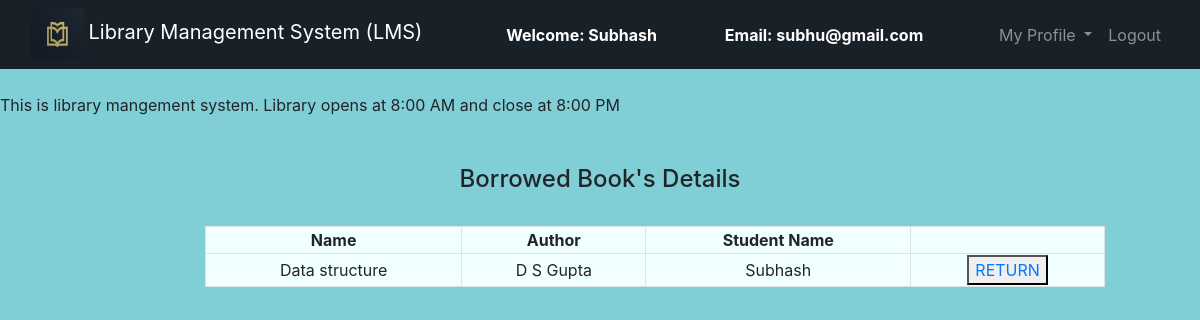
/view_borrowed_book.php?uid=4 (signed in), run on the app's committed database.
### tables this page shows
CREATE TABLE `issued_books` (
  `s_no` int(11) NOT NULL,
  `book_name` varchar(200) NOT NULL,
  `book_author` varchar(200) NOT NULL,
  `student_id` int(11) NOT NULL,
  `status` int(11) NOT NULL,
  `issue_date` longtext NOT NULL,
  `due_date` longtext NOT NULL
);

CREATE TABLE `users` (
  `id` int(11) NOT NULL,
  `name` varchar(50) NOT NULL,
  `email` varchar(100) NOT NULL,
  `password` varchar(100) NOT NULL,
  `mobile` int(10) NOT NULL,
  `address` varchar(250) NOT NULL
);

### view_borrowed_book.php (the view, shortened to what this page needs)
<?php
	$connection = mysqli_connect("localhost:3308","root","");
	$query = "select issued_books.s_no,issued_books.book_name,issued_books.book_author,users.name from issued_books,users where issued_books.status = 1 and users.id = $_GET[uid] and issued_books.student_id = users.id ";
?>
<!DOCTYPE html>
<html>
<head>
	<link rel="stylesheet" type="text/css" href="bootstrap-4.4.1/css/bootstrap.min.css">
</head>
<body style="background-color: #80ced6;">
	<nav class="navbar navbar-expand-lg navbar-dark bg-dark" style="background-color:#192128 !important;">
		<div class="container-fluid">
			<div class="navbar-header">
			    <img src="assets/librarylogo.jpg" alt="books" width="53px" height="53px">
				<a class="navbar-brand" href="user_dashboard.php">Library Management System (LMS)</a>
			</div>
			<font style="color: white"><span><strong>Welcome: <?php echo $_SESSION['name'];?></strong></span></font>
			<font style="color: white"><span><strong>Email: <?php echo $_SESSION['email'];?></strong></font>
		    <ul class="nav navbar-nav navbar-right">
		      <li class="nav-item dropdown">
	        	<a class="nav-link dropdown-toggle" data-toggle="dropdown">My Profile </a>
		      </li>
		      <li class="nav-item">
		        <a class="nav-link" href="logout.php">Logout</a>
		      </li>
		    </ul>
		</div>
	</nav><br>
	<span><marquee>This is library mangement system. Library opens at 8:00 AM and close at 8:00 PM</marquee></span><br><br>
		<center><h4>Borrowed Book's Details</h4><br></center>
		<div class="row">
			<div class="col-md-2"></div>
			<div class="col-md-8">
				<form action="" method='post'>
				<table class="table-bordered" width="900px" style="text-align: center;  background: azure;">
						<tr>
							<th>Name</th>
							<th>Author</th>
							<th>Student Name</th>
						</tr>
					<?php
						$query_run = mysqli_query($connection,$query);
						while ($row = mysqli_fetch_assoc($query_run)){
							?>
							<tr>
							<td><?php echo $row['book_name'];?></td>
							<td><?php echo $row['book_author'];?></td>
							<td><?php echo $row['name'];?></td>
							<td><button><a href="reIssue_book.php?bno=<?php echo $row['s_no'];?>">RETURN</a></button></td>
						</tr>
					<?php
						}
					?>
				</table>
				</form>
			</div>
			<div class="col-md-2"></div>
		</div>
</body>
</html>

### data on the page
issued_books: book_name "Data structure", book_author "D S Gupta", users.name "Subhash"

### other printed values
$_SESSION['name'] "Subhash"
$_SESSION['email'] "subhu@gmail.com"
